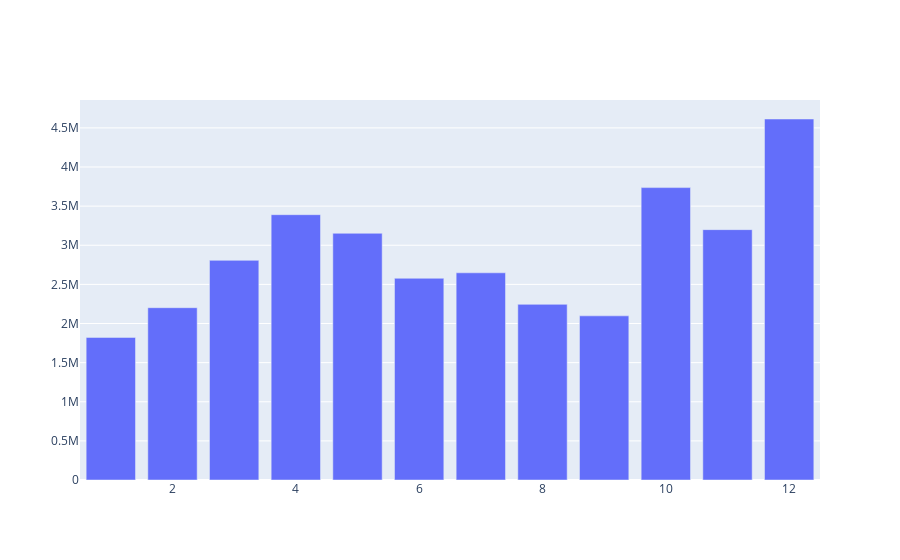

Notebook source saved alongside this figure:
### Code cell
trace1= go.Bar(x=month_df['month'], y= month_df['sales total'])
iplot([trace1])

### Figure 1 — Plotly figure (JSON) as saved in the notebook; plotly's stock layout.template omitted (floating-point values rounded to 4 significant figures)
{"data": [{"type": "bar", "x": [1, 2, 3, 4, 5, 6, 7, 8, 9, 10, 11, 12], "y": [1822000.0, 2202000.0, 2807000.0, 3391000.0, 3153000.0, 2578000.0, 2648000.0, 2244000.0, 2098000.0, 3737000.0, 3200000.0, 4613000.0]}], "layout": {}}
